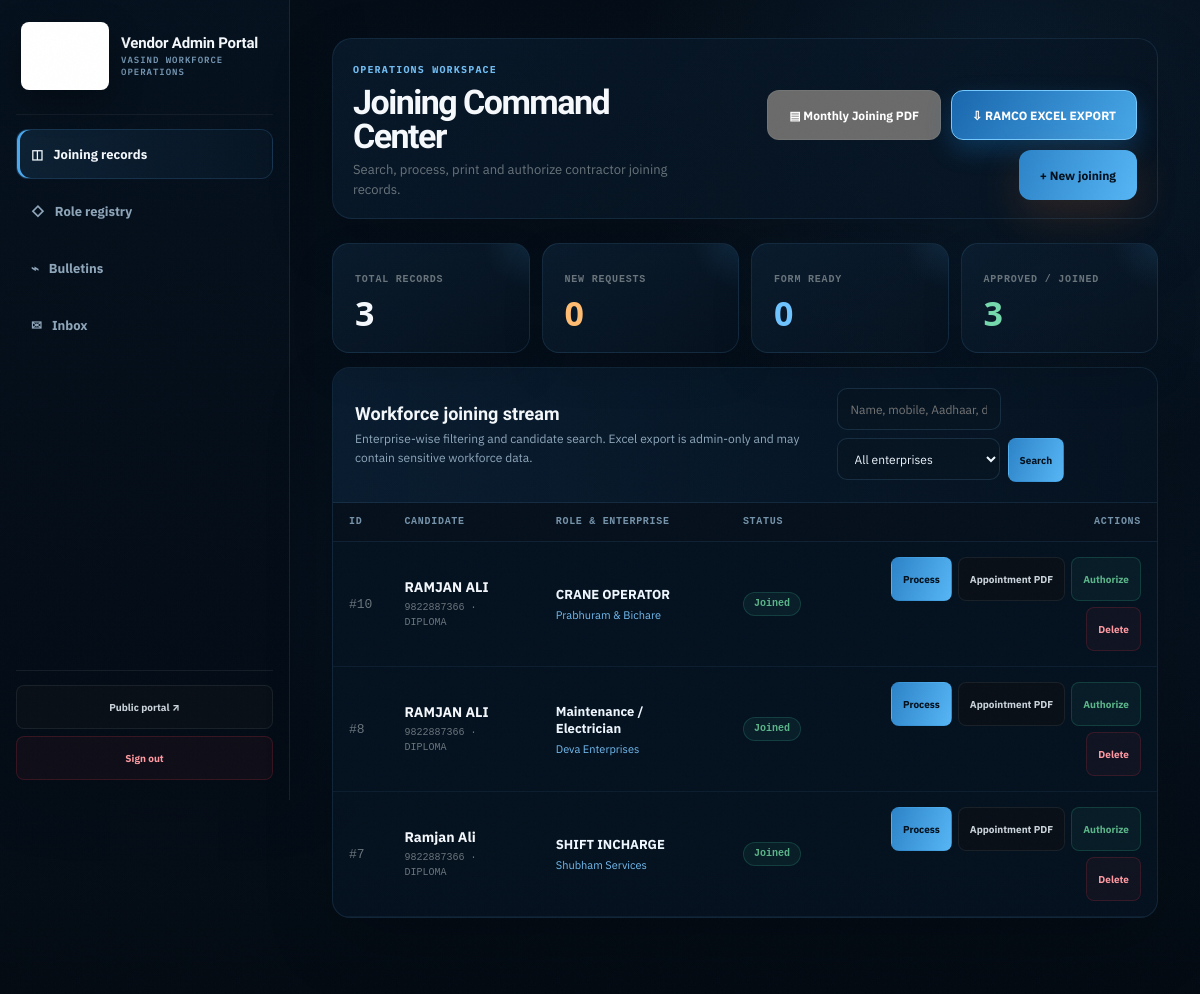
The app's page /admin (signed in), older data.
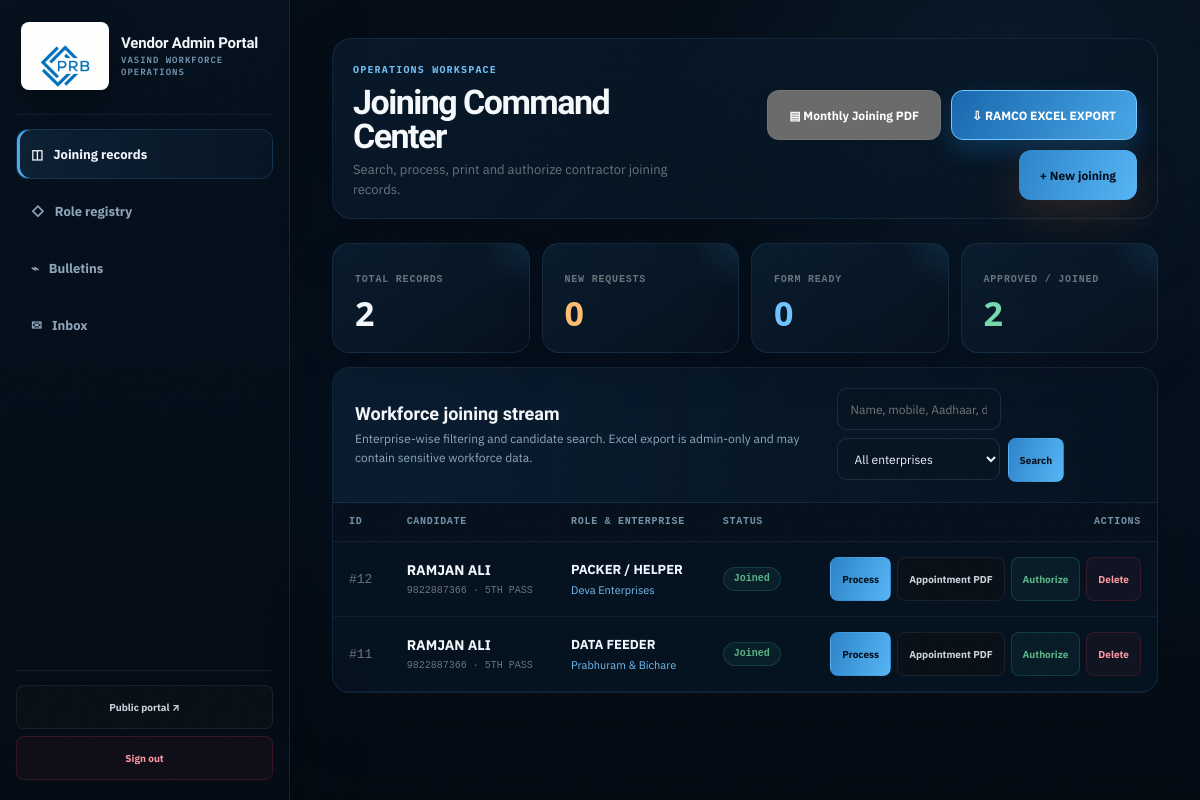
The same page, newer data.
### tables this page shows
CREATE TABLE applicants (
            id INTEGER PRIMARY KEY AUTOINCREMENT,
            full_name TEXT, mobile TEXT, qualification TEXT, contractor TEXT, requested_role TEXT,
            skill_level TEXT, dob TEXT, aadhar TEXT, doj TEXT, blood_group TEXT, uan TEXT, esic TEXT, 
            father_name TEXT, mother_name TEXT, wife_name TEXT, alt_mobile TEXT, 
            permanent_address TEXT, religion TEXT, caste TEXT, marital_status TEXT, 
            department TEXT, designation TEXT, identification_mark TEXT, place TEXT,
            status TEXT DEFAULT 'New Request', interview_date TEXT
        , created_at TIMESTAMP DEFAULT CURRENT_TIMESTAMP, experience TEXT, reference TEXT, relation TEXT, replacement_for TEXT, perm_village TEXT, perm_post TEXT, perm_taluka TEXT, perm_district TEXT, perm_state TEXT, perm_pin TEXT, gender TEXT, present_address_line1 TEXT, emergency_contact_name TEXT, emergency_relationship TEXT, lang1_name TEXT, lang1_read TEXT, lang1_write TEXT, lang1_speak TEXT, lang2_name TEXT, lang2_read TEXT, lang2_write TEXT, lang2_speak TEXT, lang3_name TEXT, lang3_read TEXT, lang3_write TEXT, lang3_speak TEXT, qualification_level TEXT, qualification_trade TEXT, qualification_institute TEXT, qualification_marks TEXT, qualification_percentage TEXT, qualification_grade TEXT, qualification_year TEXT, assessment_company TEXT, assessment_location TEXT, appointment_salary TEXT, appointment_issue_date TEXT, appointment_location TEXT, father_age TEXT, father_education TEXT, father_occupation TEXT, father_income TEXT, mother_age TEXT, mother_education TEXT, mother_occupation TEXT, mother_income TEXT, appointment_breakup TEXT);

### app.py (the view)
@app.route('/admin')
def admin_dashboard():
    auth = require_admin()
    if auth:
        return auth
    search_query = clean_text(request.args.get('q'), max_len=100)
    selected_contractor = request.args.get('contractor', 'All')
    if selected_contractor not in ('All',) + CONTRACTORS:
        selected_contractor = 'All'
    conn = get_db()
    sql = 'SELECT * FROM applicants WHERE 1=1'
    params = []
    if selected_contractor != 'All':
        sql += ' AND contractor = ?'
        params.append(selected_contractor)
    if search_query:
        sql += ' AND (full_name LIKE ? OR mobile LIKE ? OR aadhar LIKE ? OR requested_role LIKE ? OR designation LIKE ?)'
        wildcard = f'%{search_query}%'
        params.extend([wildcard] * 5)
    matching_count=conn.execute(sql.replace('SELECT *','SELECT COUNT(*)'),params).fetchone()[0]
    pages=max(1,(matching_count+24)//25);page=max(1,min(request.args.get('page',1,type=int),pages))
    sql += ' ORDER BY id DESC LIMIT 25 OFFSET ?'
    applicants = conn.execute(sql, params+[(page-1)*25]).fetchall()
    rows = conn.execute('SELECT status FROM applicants').fetchall()
    total = len(rows)
    pending = sum(1 for row in rows if row['status'] == 'New Request')
    form_ready = sum(1 for row in rows if row['status'] in ('Form Ready', 'Processed'))
    approved = sum(1 for row in rows if row['status'] in ('Approved', 'Joined'))
    roles = conn.execute('SELECT * FROM roles ORDER BY contractor, is_highlighted DESC, title').fetchall()
    news = conn.execute('SELECT * FROM news ORDER BY id DESC').fetchall()
    messages = conn.execute('SELECT * FROM messages ORDER BY id DESC').fetchall()
    conn.close()
    return render_template('admin.html', applicants=applicants, total=total, pending=pending,
                           form_ready=form_ready, approved=approved, selected_contractor=selected_contractor,
                           search_query=search_query, roles=roles, news=news, messages=messages,
                           messages_count=len(messages),matching_count=matching_count,page=page,pages=pages)

### app.py (called while the page is built, shortened)
@app.after_request
def security_headers(response):
    response.headers.setdefault('X-Content-Type-Options', 'nosniff')
    response.headers.setdefault('X-Frame-Options', 'SAMEORIGIN')
    response.headers.setdefault('Referrer-Policy', 'strict-origin-when-cross-origin')
    response.headers.setdefault('Permissions-Policy', 'camera=(), microphone=(), geolocation=(), xr-spatial-tracking=(self)')
    if request.path.startswith('/static/'):
        response.headers.setdefault('Cache-Control', 'public, max-age=3600, stale-while-revalidate=86400')
    else:
        response.headers.setdefault('Cache-Control', 'no-store' if request.path.startswith('/admin') or request.path == '/login' else 'private, max-age=0')
    return response

def get_db():
    conn = sqlite3.connect(DB_PATH, timeout=10)
    conn.row_factory = sqlite3.Row
    conn.execute('PRAGMA busy_timeout = 10000')
    conn.execute('PRAGMA foreign_keys = ON')
    return conn

def clean_text(value, upper=False, max_len=160):
    value = (value or '').strip()
    value = re.sub(r'\s+', ' ', value)
    value = value[:max_len]
    return value.upper() if upper else value

def require_admin():
    return None

### templates/admin.html (shortened to what this page needs)
<!doctype html><html lang="en"><head><link rel="stylesheet" href="{{ url_for('static', filename='css/neo.css') }}"><link rel="stylesheet" href="{{ url_for('static', filename='css/motion-v11.css') }}"><link rel="stylesheet" href="{{ url_for('static', filename='css/portal-v16.css') }}"><link rel="stylesheet" href="{{ url_for('static', filename='css/portal-v18.css') }}"><link rel="stylesheet" href="{{ url_for('static', filename='css/portal-v19.css', v='19') }}"><link rel="stylesheet" href="{{ url_for('static', filename='css/portal-v20.css', v='20') }}"><link rel="stylesheet" href="{{ url_for('static', filename='css/portal-v24.css', v='24') }}">
<link rel="stylesheet" href="{{ url_for('static', filename='css/responsive-v27.css', v='27') }}">
<link rel="stylesheet" href="{{ url_for('static', filename='css/portal-v37.css', v='37') }}">
<link rel="stylesheet" href="{{ url_for('static', filename='css/portal-v38.css', v='40') }}">
</head>
<body class="admin-body admin-v11"><div class="noise"></div><div class="admin-shell">
<aside class="admin-side">
  <div class="admin-brand"><a class="brand" href="/"><span class="v16-jsw-logo"><img src="{{ url_for('static', filename='vendor-logo.jpg') }}" alt="PRB vendor logo" loading="eager" decoding="async"></span><span class="brand-copy"><strong>Vendor Admin Portal</strong><span>Vasind workforce operations</span></span></a></div>
  <nav class="side-nav">
    <button class="active" data-tab="roster">◫ <span>Joining records</span></button>
    <button data-tab="roles">◇ <span>Role registry</span></button>
    <button data-tab="bulletins">⌁ <span>Bulletins</span></button>
    <button data-tab="inbox">✉ <span>Inbox</span>{% if messages_count %}<span class="v11-notification-badge" data-message-count="{{ messages_count }}">{{ messages_count }}</span>{% endif %}</button>
  </nav>
  <div class="side-foot"><a href="/" class="sm-btn" style="width:100%;justify-content:center">Public portal ↗</a><a href="/logout" class="sm-btn red" style="width:100%;justify-content:center;margin-top:7px">Sign out</a></div>
</aside>
<main class="admin-main">
  <header class="admin-top"><div><span class="section-kicker">Operations workspace</span><h1>Joining Command Center</h1><p>Search, process, print and authorize contractor joining records.</p></div><div class="v19-admin-top-actions"><button class="btn" type="button" data-modal-open="joiningReport" title="Create monthly joining print/PDF report">▤ Monthly Joining PDF</button><button class="btn v19-excel-btn v39-ramco-btn" type="button" data-modal-open="ramcoExport" title="Export RAMCO-formatted workforce Excel">⇩ RAMCO EXCEL EXPORT</button><button class="btn btn-primary" data-modal-open="newApplicant">+ New joining</button></div></header>
  <section class="tab-pane active" id="pane-roster">
    <div class="kpi-grid">
      <article class="kpi"><small>Total records</small><strong data-admin-count="{{ total }}">{{ total }}</strong></article>
      <article class="kpi amber"><small>New requests</small><strong data-admin-count="{{ pending }}">{{ pending }}</strong></article>
      <article class="kpi cyan"><small>Form ready</small><strong data-admin-count="{{ form_ready }}">{{ form_ready }}</strong></article>
      <article class="kpi green"><small>Approved / joined</small><strong data-admin-count="{{ approved }}">{{ approved }}</strong></article>
    </div>
    <section class="admin-panel">
      <div class="panel-head"><div><h2>Workforce joining stream</h2><p>Enterprise-wise filtering and candidate search. Excel export is admin-only and may contain sensitive workforce data.</p></div>
        <form class="admin-filters" method="get" action="/admin"><input class="admin-input" name="q" value="{{ search_query }}" placeholder="Name, mobile, Aadhaar, designation"><select class="admin-input" name="contractor" onchange="this.form.submit()"><option value="All" {% if selected_contractor=='All' %}selected{% endif %}>All enterprises</option></select><button class="sm-btn primary" type="submit">Search</button></form>
      </div>
      <div class="admin-table-wrap"><table class="admin-table"><thead><tr><th>ID</th><th>Candidate</th><th>Role & enterprise</th><th>Status</th><th style="text-align:right">Actions</th></tr></thead><tbody>
        {% for app in applicants %}<tr><td style="font-family:var(--mono);color:var(--faint)">#{{ app['id'] }}</td><td class="name-cell"><b>{{ app['full_name'] }}</b><span>{{ app['mobile'] or '—' }} · {{ app['qualification'] or 'Qualification pending' }}</span></td><td><b class="v18-table-role">{{ app['designation'] or app['requested_role'] or 'Role pending' }}</b><div class="v18-table-contractor">{{ app['contractor'] or 'Enterprise pending' }}</div></td><td>{% if app['status']=='Joined' %}<span class="status-badge status-ok">Joined</span>{% elif app['status']=='Approved' %}<span class="status-badge status-ok">Approved</span>{% elif app['status']=='Processed' %}<span class="status-badge status-ready">Processed</span>{% elif app['status']=='Form Ready' %}<span class="status-badge status-ready">Form Ready</span>{% else %}<span class="status-badge status-new">New Request</span>{% endif %}</td><td><div class="actions">
          <a class="sm-btn primary" href="/admin/process/{{ app['id'] }}">Process</a>{% if app['status']=='Joined' %}<a class="sm-btn" href="/admin/appointment/{{ app['id'] }}" target="_blank">Appointment PDF</a>{% endif %}
          {% if app['status']!='Approved' %}<form method="post" action="/admin/status/{{ app['id'] }}/Approved"><button class="sm-btn green" type="submit">Authorize</button></form>{% endif %}
          <form method="post" action="/admin/delete/{{ app['id'] }}" onsubmit="return confirm('Delete this applicant record permanently?')"><button class="sm-btn red" type="submit">Delete</button></form>
        </div></td></tr>{% else %}<tr><td colspan="5" style="text-align:center;padding:40px;color:var(--faint)">No records match this filter.</td></tr>{% endfor %}
      </tbody></table></div>
    </section>
  </section>
</main></div>
<link rel="stylesheet" href="{{ url_for('static', filename='css/portal-v25.css', v='25') }}"><script src="{{ url_for('static', filename='js/validation-v25.js', v='25') }}"></script>
</body></html>

### static/css/motion-v11.css (style rules this page uses)
:root { --v11-bg:#06111f;--v11-bg2:#091827;--v11-panel:#0d1c2b;--v11-line:rgba(111,171,225,.18); --v11-blue:#4aa8ff;--v11-blue2:#8ecbff;--v11-red:#e73746;--v11-text:#f4f8fc;--v11-muted:#9aacbd; --v11-ease:cubic-bezier(.2,.8,.2,1) }
.admin-v11 .kpi strong[data-admin-count] { font-variant-numeric:tabular-nums }
.admin-v11 .admin-table tbody tr { opacity:1 }
.v11-js .admin-v11 .admin-table tbody tr { opacity:0 }
.admin-v11 .admin-table tbody tr.v11-row-in { animation:v11RowIn .18s ease forwards }
.admin-v11 .side-nav button { position:relative }

### static/css/portal-v18.css (style rules this page uses)
.admin-v11 .admin-shell { grid-template-columns:290px 1fr!important }
.admin-v11 .admin-main { padding:38px 42px 76px!important }
.admin-v11 .admin-main:before { inset:0 0 0 290px!important }
.admin-v11 .admin-brand .brand-copy strong { font-size:15px!important }
.admin-v11 .admin-brand .brand-copy span { font-size:9px!important }
.admin-v11 .side-nav button { min-height:50px!important;font-size:13px!important;padding-inline:14px!important }
.admin-v11 .section-kicker { font-size:10px!important;letter-spacing:.12em!important }
.admin-v11 .admin-top h1 { font-size:34px!important }
.admin-v11 .admin-top p { font-size:13px!important;line-height:1.55!important }
.admin-v11 .kpi { padding:22px!important }
.admin-v11 .kpi small { font-size:10px!important }
.admin-v11 .kpi strong { font-size:34px!important }
.admin-v11 .panel-head { padding:20px 22px!important }
.admin-v11 .panel-head h2,.admin-v11 .admin-form-card h3 { font-size:18px!important }
.admin-v11 .panel-head p,.admin-v11 .v18-role-registry-head p { font-size:12px!important;line-height:1.55!important;color:#8fa8bc!important;margin:6px 0 0 }
.admin-v11 .admin-input { height:42px!important;font-size:12px!important;padding:0 13px!important }
.admin-v11 .admin-table th { padding:14px 16px!important;font-size:10px!important }
.admin-v11 .admin-table td { padding:15px 16px!important;font-size:13px!important }
.admin-v11 .name-cell b { font-size:14px!important }
.admin-v11 .name-cell span { font-size:10px!important;line-height:1.5!important }
.admin-v11 .v18-table-role { font-size:13px!important;color:#eef7ff }
.admin-v11 .v18-table-contractor { color:#74bdf2!important;font-size:11px!important;margin-top:5px!important }
.admin-v11 .status-badge { font-size:10px!important;padding:6px 10px!important }
.admin-v11 .sm-btn { height:35px!important;padding:0 11px!important;font-size:10px!important }
.admin-v11 .btn { min-height:44px!important;font-size:12px!important }
.form-v11,.process-v11,.admin-v11,.login-v11 { color-scheme:dark }

### static/css/portal-v19.css (style rules this page uses)
.v14-jsw-logo, .v16-jsw-logo { width:102px!important; height:58px!important; flex:0 0 102px!important; border-radius:10px!important; padding:3px!important; background:#fff!important; border:1px solid rgba(255,255,255,.36)!important; box-shadow:0 10px 28px rgba(0,0,0,.30),0 0 0 1px rgba(87,158,225,.08)!important; overflow:hidden!important; }
.v14-jsw-logo img, .v16-jsw-logo img { position:relative!important; inset:auto!important; display:block!important; width:100%!important; height:100%!important; max-width:100%!important; object-fit:contain!important; object-position:center!important; z-index:2!important; }
.form-v11 .brand-copy strong,.admin-v11 .brand-copy strong { font-size:15px!important }
.admin-v11 .admin-brand .v16-jsw-logo { width:92px!important;height:52px!important;flex-basis:92px!important }
.v19-admin-top-actions { display:flex;align-items:center;gap:10px;flex-wrap:wrap;justify-content:flex-end }
.v19-excel-btn { display:inline-flex!important;align-items:center!important;justify-content:center!important;gap:8px!important; background:linear-gradient(135deg,#123f31,#17634c)!important; color:#eafff7!important;border:1px solid rgba(84,220,167,.28)!important; text-decoration:none!important;box-shadow:0 12px 28px rgba(7,42,31,.28)!important; }

### static/css/portal-v37.css (style rules this page uses)
html { -webkit-text-size-adjust:100%;text-size-adjust:100% }
img,svg,video,canvas { max-width:100% }
button,input,select,textarea { font:inherit }

### static/css/portal-v38.css (style rules this page uses)
.v39-ramco-btn { min-height:52px!important;padding:12px 20px!important;border:1px solid #76caff!important;background:linear-gradient(120deg,#1a67ae,#48a8e8)!important;color:#fff!important;box-shadow:0 10px 24px rgba(22,121,199,.3)!important;font-size:14px!important;font-weight:800!important }

Row changes from the older to the newer data that the page shows:
removed applicants: id "10", full_name "RAMJAN ALI", mobile "9822887366", qualification "DIPLOMA", designation "CRANE OPERATOR", contractor "Prabhuram & Bichare", status "Joined"
removed applicants: id "8", full_name "RAMJAN ALI", mobile "9822887366", qualification "DIPLOMA", designation "Maintenance / Electrician", contractor "Deva Enterprises", status "Joined"
removed applicants: id "7", full_name "Ramjan Ali", mobile "9822887366", qualification "DIPLOMA", designation "SHIFT INCHARGE", contractor "Shubham Services", status "Joined"
added applicants: id "12", full_name "RAMJAN ALI", mobile "9822887366", qualification "5TH PASS", designation "PACKER / HELPER", contractor "Deva Enterprises", status "Joined"
added applicants: id "11", full_name "RAMJAN ALI", mobile "9822887366", qualification "5TH PASS", designation "DATA FEEDER", contractor "Prabhuram & Bichare", status "Joined"
Text that changed along with them:
{{ total }}: "3" → "2"
{{ approved }}: "3" → "2"
